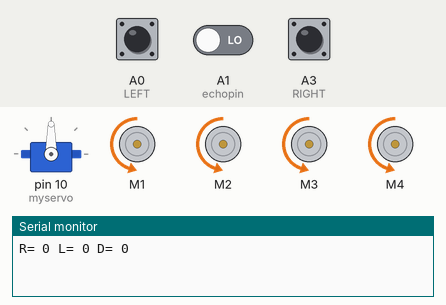
A sketch run on a simulated Arduino Uno, built with avr-gcc and run on an emulated ATmega328P. On the bench: servo, 4 × DC motor (green arrow = forward, orange = backward, longer = faster), the last lines printed to the serial monitor. The inputs (shaded band) are chosen by the test bench; at power-on: A0 (LEFT) LOW, A3 (RIGHT) LOW, A1 (echopin) LOW.

Above: at 6.6 s.
6.7 s: A0 (LEFT) pulled HIGH for 1 s
At 8.3 s:
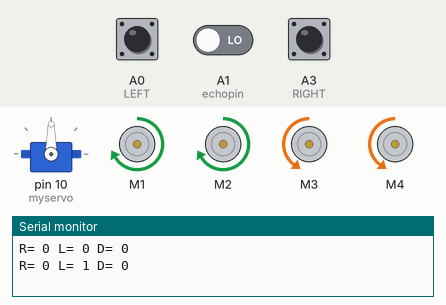
10.0 s: A3 (RIGHT) pulled HIGH for 1 s
At 11.5 s:
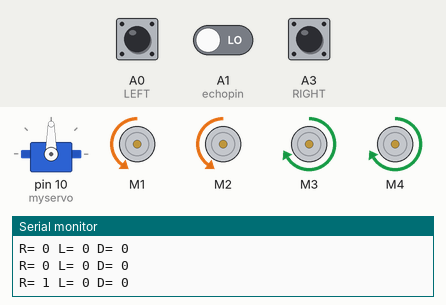
13.2 s: A3 (RIGHT) pulled HIGH for 3.2 s
At 17.7 s:
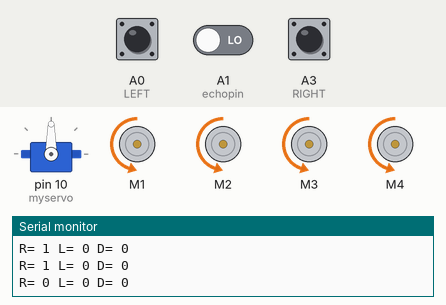
18.4 s: A0 (LEFT) pulled HIGH for 3.2 s
At 19.4 s:
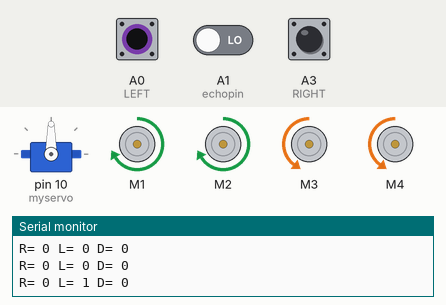
23.7 s: A0 (LEFT) driven HIGH and A3 (RIGHT) driven HIGH
At 25.3 s:
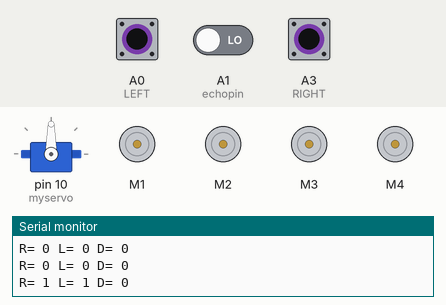
Timing chart, 0 to 26.8 s (numbered marks = the images above; inputs shaded):
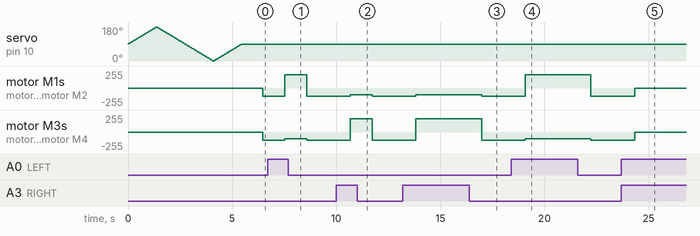

Measured:
- after the input at 6.7 s, motor M1, motor M2: backward 120/255 → forward 200/255 after 0.82 s, → backward 120/255 1.1 s later; motor M3, motor M4: backward 120/255 → backward 100/255 after 0.82 s, → backward 120/255 1.1 s later
- after the input at 10.0 s, motor M1, motor M2: backward 120/255 → backward 100/255 after 0.68 s, → backward 120/255 1.1 s later; motor M3, motor M4: backward 120/255 → forward 200/255 after 0.68 s, → backward 120/255 1.1 s later
- after the input at 13.2 s, motor M1, motor M2: backward 120/255 → backward 100/255 after 0.63 s, → backward 120/255 3.2 s later; motor M3, motor M4: backward 120/255 → forward 200/255 after 0.63 s, → backward 120/255 3.2 s later
- after the input at 18.4 s, motor M1, motor M2: backward 120/255 → forward 200/255 after 0.68 s, → backward 120/255 3.2 s later; motor M3, motor M4: backward 120/255 → backward 100/255 after 0.68 s, → backward 120/255 3.2 s later
- after the input at 23.7 s, motor M1–4: backward 120/255 → stopped after 0.63 s

The sketch:

human_following_robot.ino
```cpp
//SMARTKEMBO DISCOVERY SCIENCE
//dont forget to subscribe our youtube channell
#include<Servo.h>
#include<AFMotor.h>
#define LEFT A0
#define echopin A1 // echo pin
#define trigpin A2 // Trigger pin
#define RIGHT A3

AF_DCMotor Motor1(1,MOTOR12_1KHZ);
AF_DCMotor Motor2(2,MOTOR12_1KHZ);
AF_DCMotor Motor3(3,MOTOR34_1KHZ);
AF_DCMotor Motor4(4,MOTOR34_1KHZ);

Servo myservo;

int pos =0;
long time;

void setup(){

Serial.begin(9600);
myservo.attach(10);

for(pos = 90; pos <= 180; pos += 1){
myservo.write(pos);
delay(15);
}

for(pos = 180; pos >= 0; pos-= 1) {
myservo.write(pos);
delay(15);
}

for(pos = 0; pos<=90; pos += 1) {
myservo.write(pos);
delay(15);
}

pinMode(RIGHT, INPUT);
pinMode(LEFT, INPUT);

pinMode(trigpin, OUTPUT);
pinMode(echopin, INPUT);

}

void loop(){
unsigned int distance = read_cm();

int Right_Value = digitalRead(RIGHT);
int Left_Value  = digitalRead(LEFT);

Serial.print("R= ");
Serial.print(Right_Value);
Serial.print(" L= ");
Serial.print(Left_Value);
Serial.print(" D= ");
Serial.println(distance);

     if((Right_Value==1) && (distance>=10 && distance<=30)&&(Left_Value==1)){forword();}
else if((Right_Value==0) && (Left_Value==1)){turnRight();}
else if((Right_Value==1) && (Left_Value==0)){turnLeft();}
else if((Right_Value==1) && (Left_Value==1)){stop();}
else if(distance > 5 && distance < 10){stop();}
else if(distance < 5){backword();}

delay(50);
}

long read_cm(){
  digitalWrite(trigpin, LOW);
  delayMicroseconds(2);
  digitalWrite(trigpin, HIGH);
  delayMicroseconds(10);
  time = pulseIn (echopin, HIGH);
  return time / 29 / 2;
}

void forword(){// turn it on going forward
Motor1.setSpeed(120);
Motor1.run(FORWARD);
Motor2.setSpeed(120);
Motor2.run(FORWARD);
Motor3.setSpeed(120);
Motor3.run(FORWARD);
Motor4.setSpeed(120);
Motor4.run(FORWARD);
}

void backword(){ // the other way
Motor1.setSpeed(120);
Motor1.run(BACKWARD);
Motor2.setSpeed(120);
Motor2.run(BACKWARD);
Motor3.setSpeed(120);
Motor3.run(BACKWARD);
Motor4.setSpeed(120);
Motor4.run(BACKWARD);
}

void turnRight(){ // the other right
Motor1.setSpeed(200);
Motor1.run(FORWARD);
Motor2.setSpeed(200);
Motor2.run(FORWARD);
Motor3.setSpeed(100);
Motor3.run(BACKWARD);
Motor4.setSpeed(100);
Motor4.run(BACKWARD);
}

void turnLeft(){ // turn it on going left
Motor1.setSpeed(100);
Motor1.run(BACKWARD);
Motor2.setSpeed(100);
Motor2.run(BACKWARD);
Motor3.setSpeed(200);
Motor3.run(FORWARD);
Motor4.setSpeed(200);
Motor4.run(FORWARD);
}

void stop(){ // stopped
Motor1.setSpeed(0);
Motor1.run(RELEASE);
Motor2.setSpeed(0);
Motor2.run(RELEASE);
Motor3.setSpeed(0);
Motor3.run(RELEASE);
Motor4.setSpeed(0);
Motor4.run(RELEASE);
}
```
